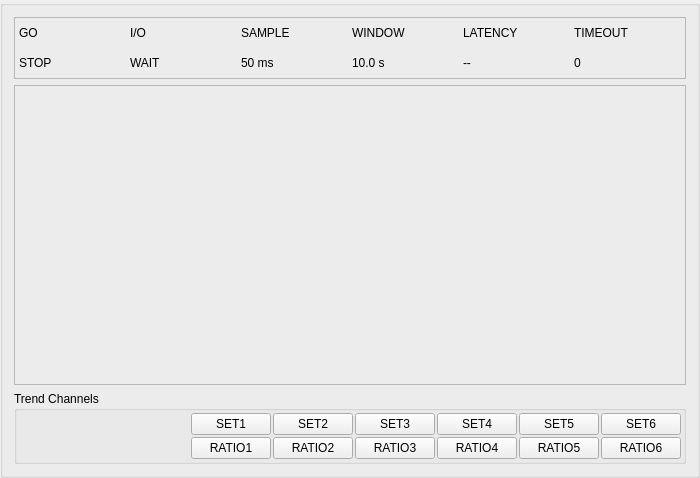
     <widget class="QGroupBox" name="plotPanel">
      <property name="minimumSize">
       <size>
        <width>700</width>
        <height>0</height>
       </size>
      </property>
      <property name="title">
       <string/>
      </property>
      <layout class="QVBoxLayout" name="plotPanelLayout">
       <item>
        <widget class="QFrame" name="graphStatusFrame">
         <property name="minimumSize">
          <size>
           <width>0</width>
           <height>62</height>
          </size>
         </property>
         <property name="maximumSize">
          <size>
           <width>16777215</width>
           <height>62</height>
          </size>
         </property>
         <property name="frameShape">
          <enum>QFrame::StyledPanel</enum>
         </property>
         <property name="frameShadow">
          <enum>QFrame::Raised</enum>
         </property>
         <layout class="QGridLayout" name="graphStatusLayout">
          <property name="spacing">
           <number>4</number>
          </property>
          <property name="leftMargin">
           <number>4</number>
          </property>
          <property name="topMargin">
           <number>2</number>
          </property>
          <property name="rightMargin">
           <number>4</number>
          </property>
          <property name="bottomMargin">
           <number>2</number>
          </property>
          <item row="0" column="0">
           <widget class="QLabel" name="plotRunCaptionLabel">
            <property name="text">
             <string>GO</string>
            </property>
           </widget>
          </item>
          <item row="1" column="0">
           <widget class="QLabel" name="plotRunValueLabel">
            <property name="text">
             <string>STOP</string>
            </property>
           </widget>
          </item>
          <item row="0" column="1">
           <widget class="QLabel" name="plotRxStateCaptionLabel">
            <property name="text">
             <string>I/O</string>
            </property>
           </widget>
          </item>
          <item row="1" column="1">
           <widget class="QLabel" name="plotRxStateValueLabel">
            <property name="text">
             <string>WAIT</string>
            </property>
           </widget>
          </item>
          <item row="0" column="2">
           <widget class="QLabel" name="plotSampleCaptionLabel">
            <property name="text">
             <string>SAMPLE</string>
            </property>
           </widget>
          </item>
          <item row="1" column="2">
           <widget class="QLabel" name="plotSampleValueLabel">
            <property name="text">
             <string>50 ms</string>
            </property>
           </widget>
          </item>
          <item row="0" column="3">
           <widget class="QLabel" name="plotWindowCaptionLabel">
            <property name="text">
             <string>WINDOW</string>
            </property>
           </widget>
          </item>
          <item row="1" column="3">
           <widget class="QLabel" name="plotWindowValueLabel">
            <property name="text">
             <string>10.0 s</string>
            </property>
           </widget>
          </item>
          <item row="0" column="4">
           <widget class="QLabel" name="plotLastUpdateCaptionLabel">
            <property name="text">
             <string>LATENCY</string>
            </property>
           </widget>
          </item>
          <item row="1" column="4">
           <widget class="QLabel" name="plotLastUpdateValueLabel">
            <property name="text">
             <string>--</string>
            </property>
           </widget>
          </item>
          <item row="0" column="5">
           <widget class="QLabel" name="plotTimeoutCaptionLabel">
            <property name="text">
             <string>TIMEOUT</string>
            </property>
           </widget>
          </item>
          <item row="1" column="5">
           <widget class="QLabel" name="plotTimeoutValueLabel">
            <property name="text">
             <string>0</string>
            </property>
           </widget>
          </item>
         </layout>
        </widget>
       </item>
       <item>
        <widget class="QFrame" name="plotHost">
         <property name="minimumSize">
          <size>
           <width>0</width>
           <height>300</height>
          </size>
         </property>
         <property name="frameShape">
          <enum>QFrame::StyledPanel</enum>
         </property>
         <property name="frameShadow">
          <enum>QFrame::Sunken</enum>
         </property>
         <layout class="QVBoxLayout" name="plotHostLayout"/>
        </widget>
       </item>
       <item>
        <widget class="QGroupBox" name="graphSettingsGroup">
         <property name="maximumSize">
          <size>
           <width>16777215</width>
           <height>90</height>
          </size>
         </property>
         <property name="title">
          <string>Trend Channels</string>
         </property>
         <layout class="QVBoxLayout" name="graphSettingsLayout">
          <property name="spacing">
           <number>2</number>
          </property>
          <property name="leftMargin">
           <number>2</number>
          </property>
          <property name="topMargin">
           <number>2</number>
          </property>
          <property name="rightMargin">
           <number>2</number>
          </property>
          <property name="bottomMargin">
           <number>2</number>
          </property>
          <item>
           <layout class="QGridLayout" name="legendGridLayout">
            <property name="horizontalSpacing">
             <number>2</number>
            </property>
            <property name="verticalSpacing">
             <number>2</number>
            </property>
            <item row="0" column="0">
             <spacer name="legendSpacer">
              <property name="orientation">
               <enum>Qt::Horizontal</enum>
              </property>
              <property name="sizeHint" stdset="0">
               <size>
                <width>40</width>
                <height>20</height>
               </size>
              </property>
             </spacer>
            </item>
            <item row="0" column="1">
             <widget class="QPushButton" name="legendTx1Button">
              <property name="text">
               <string>SET1</string>
              </property>
             </widget>
            </item>
            <item row="0" column="2">
             <widget class="QPushButton" name="legendTx2Button">
              <property name="text">
               <string>SET2</string>
              </property>
             </widget>
            </item>
            <item row="0" column="3">
             <widget class="QPushButton" name="legendTx3Button">
              <property name="text">
               <string>SET3</string>
              </property>
             </widget>
            </item>
            <item row="0" column="4">
             <widget class="QPushButton" name="legendTx4Button">
              <property name="text">
               <string>SET4</string>
              </property>
             </widget>
            </item>
            <item row="0" column="5">
             <widget class="QPushButton" name="legendTx5Button">
              <property name="text">
               <string>SET5</string>
              </property>
             </widget>
            </item>
            <item row="0" column="6">
             <widget class="QPushButton" name="legendTx6Button">
              <property name="text">
               <string>SET6</string>
              </property>
             </widget>
            </item>
            <item row="1" column="1">
             <widget class="QPushButton" name="legendRx1Button">
              <property name="text">
               <string>RATIO1</string>
              </property>
             </widget>
            </item>
            <item row="1" column="2">
             <widget class="QPushButton" name="legendRx2Button">
              <property name="text">
               <string>RATIO2</string>
              </property>
             </widget>
            </item>
            <item row="1" column="3">
             <widget class="QPushButton" name="legendRx3Button">
              <property name="text">
               <string>RATIO3</string>
              </property>
             </widget>
            </item>
            <item row="1" column="4">
             <widget class="QPushButton" name="legendRx4Button">
              <property name="text">
               <string>RATIO4</string>
              </property>
             </widget>
            </item>
            <item row="1" column="5">
             <widget class="QPushButton" name="legendRx5Button">
              <property name="text">
               <string>RATIO5</string>
              </property>
             </widget>
            </item>
            <item row="1" column="6">
             <widget class="QPushButton" name="legendRx6Button">
              <property name="text">
               <string>RATIO6</string>
              </property>
             </widget>
            </item>
           </layout>
          </item>
         </layout>
        </widget>
       </item>
      </layout>
     </widget>
